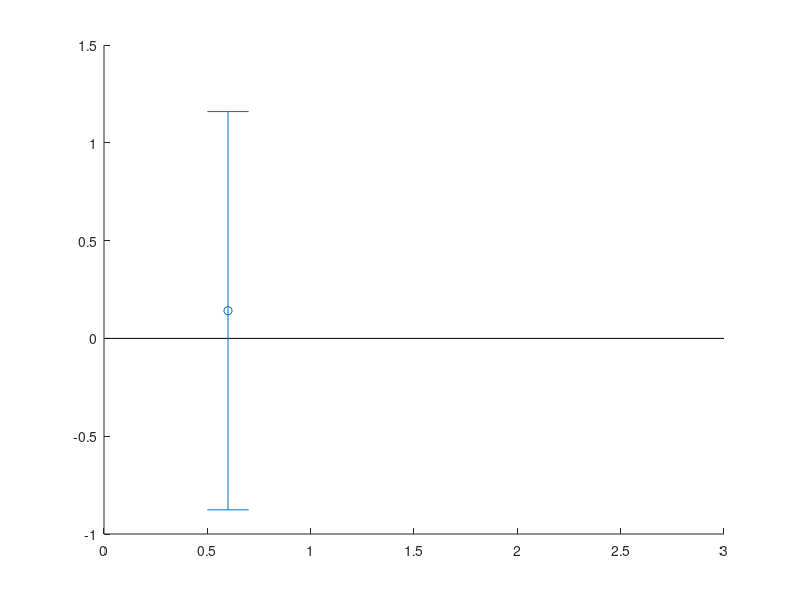

This figure's MATLAB source: (Note: this script raises an error after producing the figure.)
function spaghetti_plot(varargin)
  %
  % Plots distributions side by side. The spaghetti plot can be used to plot
  % paired data.
  %
  % USAGE::
  %
  % spaghetti_plot(data, ...
  %               'spaghetti', true, ...
  %               'fontSize', 12, ...
  %               'xTickLabel', 1:2, ...
  %               'xLabel', 'x label', ...
  %               'yLabel', 'y label', ...
  %               'yMin', [], ...
  %               'yMax', [], ...  
  %               'title', 'TITLE', ...
  %               'markerSize', 5, ...
  %               'color', [0 0 255]);
  %
  %
  % :param data: Data to plot. If number of colums <= 2 the mean of each column
  %              will be plotted.
  % :type data: n X m numeric data
  %
  % :param spaghetti: To use spaghetti plot or just a side by side scatter plot.
  %                   If ``false``, it requires ``shadedErrorBar`` from Matlab
  %                   Exhange.
  % :type spaghetti: logical
  %
  % :param fontSize: Default to 12
  % :type fontSize: numeric
  %
  % :param xTickLabel: Default to ``[1 2]``
  % :type xTickLabel:
  %
  % :param xLabel: defaults to ``'x label'``
  % :type xLabel: char
  %
  % :param yLabel: defaults to ``'y label'``
  % :type yLabel: char
  %
  % :param yMin: defaults to ``[]`` and will be adapted to the data
  % :type yMin: scalar
  %
  % :param yMax: defaults to ``[]`` and will be adapted to the data
  % :type yMax: scalar  
  %
  % :param title: defaults to ``'TITLE'``
  % :type title: char
  %
  % :param markerSize: Default to 5
  % :type markerSize: numeric
  %
  % :param color: Defaults to ``'b'``
  % :type color:
  %
  %
  % (C) Copyright 2022 Remi Gau

  args = inputParser;
  args.CaseSensitive = false;

  addOptional(args, 'data', [], @isnumeric);
  addParameter(args, 'spaghetti', true, @islogical);
  addParameter(args, 'fontSize', 12, @isnumeric);
  addParameter(args, 'xTickLabel', 1:2);
  addParameter(args, 'xLabel', 'x label', @ischar);
  addParameter(args, 'yLabel', 'y label', @ischar);
  addParameter(args, 'yMin', [], @isnumeric);
  addParameter(args, 'yMax', [], @isnumeric);
  addParameter(args, 'title', 'TITLE', @ischar);
  addParameter(args, 'markerSize', 5, @isnumeric);
  addParameter(args, 'color', [0 0 255], @isnumeric);

  parse(args, varargin{:});

  data = args.Results.data;
  spaghetti = args.Results.spaghetti;
  fontSize = args.Results.fontSize;
  markerSize = args.Results.markerSize;

  color = args.Results.color;
  color = color / 255;

  % dummy data for standalone testing
  if isempty(data)

    close all;

    figure;

    data = randn(30, 1);
    data(:, 2) = data + randn * 0.4 + randn(30, 1) * 0.4;

  end

  % any line with a nan is skipped;
  rows_to_keep = all(~isnan(data), 2);
  data = data(rows_to_keep, :);
  if isempty(data)
    error('no data left after cleaning');
  end

  %%
  nb_cols = size(data, 2);

  yMin = args.Results.yMin;

  if isempty(yMin)
    yMin = min(data(:)) * 1.2;
  end
  if yMin > 0
    yMin = 0;
  end

  yMax = args.Results.yMax;
  if isempty(yMax)
    yMax = max(data(:)) * 1.2;
  end
  if yMax  < 0
    yMax = 0;
  end

  range = yMax - yMin;

  x_values_for_data = 1:nb_cols;
  xMin = 0.6;
  xMax = nb_cols + 0.4;

  if nb_cols <= 2
    x_values_for_mean = [0.6, 2.4];
    x_values_for_data = [1.1, 1.9];
    xMin = x_values_for_mean(1) - 0.2;
    xMax = x_values_for_mean(nb_cols) + 0.2;
  end

  if nb_cols == 1
    spaghetti = false;
    xMax = 1.6;
  end

  %%
  hold on;

  plot([0 nb_cols + 1], [0 0], 'k');

  for i_col = 1:nb_cols

    to_plot = data(:, i_col);

    if ~spaghetti
      h = plotSpread(to_plot, 'distributionIdx', ones(1, numel(to_plot)), ...
                     'distributionMarkers', {'o'}, ...
                     'distributionColors', color, ...
                     'xValues', x_values_for_data(i_col), ...
                     'showMM', 0, ...
                     'binWidth', range * 0.2, ...
                     'spreadWidth', 0.5);

      set(h{1}, ...
          'markerSize', markerSize, ...
          'MarkerEdgeColor', 'k', ...
          'MarkerFaceColor', color, ...
          'LineWidth', 2);

    end

    % plot means
    if nb_cols <= 2

      errorbar(x_values_for_mean(i_col), ...
               mean(to_plot, 'omitnan'), ...
               std(to_plot, 'omitnan'), ...
               'o', ...
               'color', color, ...
               'linewidth', 2, ...
               'markerSize', markerSize * 1.5, ...
               'MarkerEdgeColor', 'k', ...
               'MarkerFaceColor', color);

    end

  end

  if spaghetti
    lineColor = color * 1.3;
    lineColor(lineColor > 1) = 1;
    h = plot(x_values_for_data, data, 'o-');
    for i = 1:numel(h)
      set(h(i), ...
          'color', lineColor, ...
          'linewidth', 1, ...
          'MarkerSize', markerSize, ...
          'MarkerEdgeColor', 'k', ...
          'MarkerFaceColor', color);
    end
  end

  axis([xMin, xMax,  yMin, yMax]);

  abs_max = round(max(abs([yMin yMax])) * 100);
  yTickLabel = round(-2 * abs_max:abs_max / 8:abs_max * 2) / 100;

  xTickLabel = args.Results.xTickLabel;
  if isnumeric(xTickLabel)
    xTickLabel = num2cell(xTickLabel);
    xTickLabel = cellfun(@(x) num2str(x), xTickLabel, 'UniformOutput', false);
  end

  xTickLabel = strrep(xTickLabel, '_', ' ');

  set(gca, ...
      'fontSize', fontSize, ...
      'ytick', yTickLabel, 'yTickLabel', yTickLabel, ...
      'xtick', 1:nb_cols, 'xTickLabel', xTickLabel, ...
      'tickLength', [.02 .02], ...
      'tickDir', 'out');

  t = xlabel(args.Results.xLabel);
  set(t, 'fontSize', fontSize + 2);
  t = ylabel(args.Results.yLabel);
  set(t, 'fontSize', fontSize + 2);

  % any line with a nan is skipped;
  n = size(data, 1);
  t = title(sprintf('%s (n=%i)', ...
                    args.Results.title, ...
                    n));
  set(t, 'fontSize', fontSize + 4);

end
